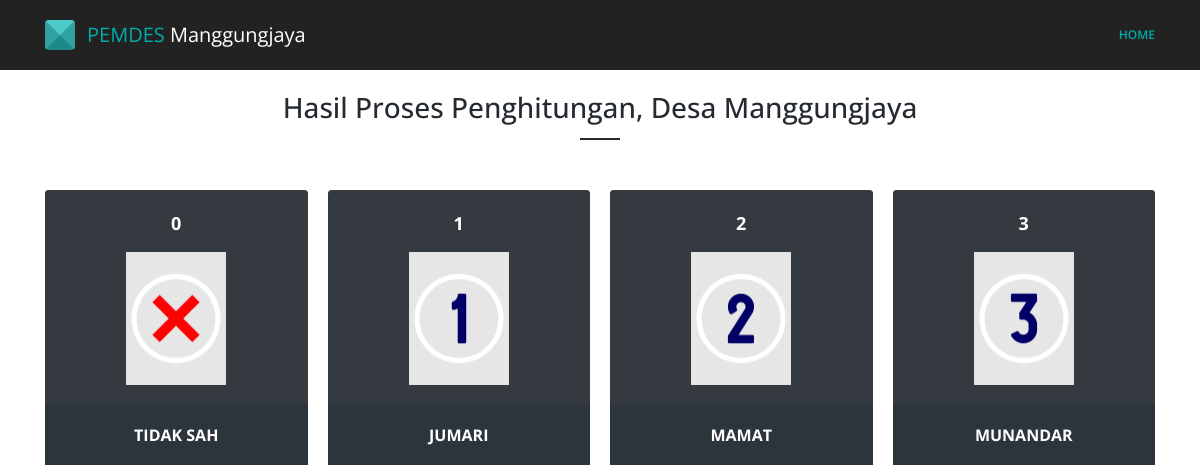
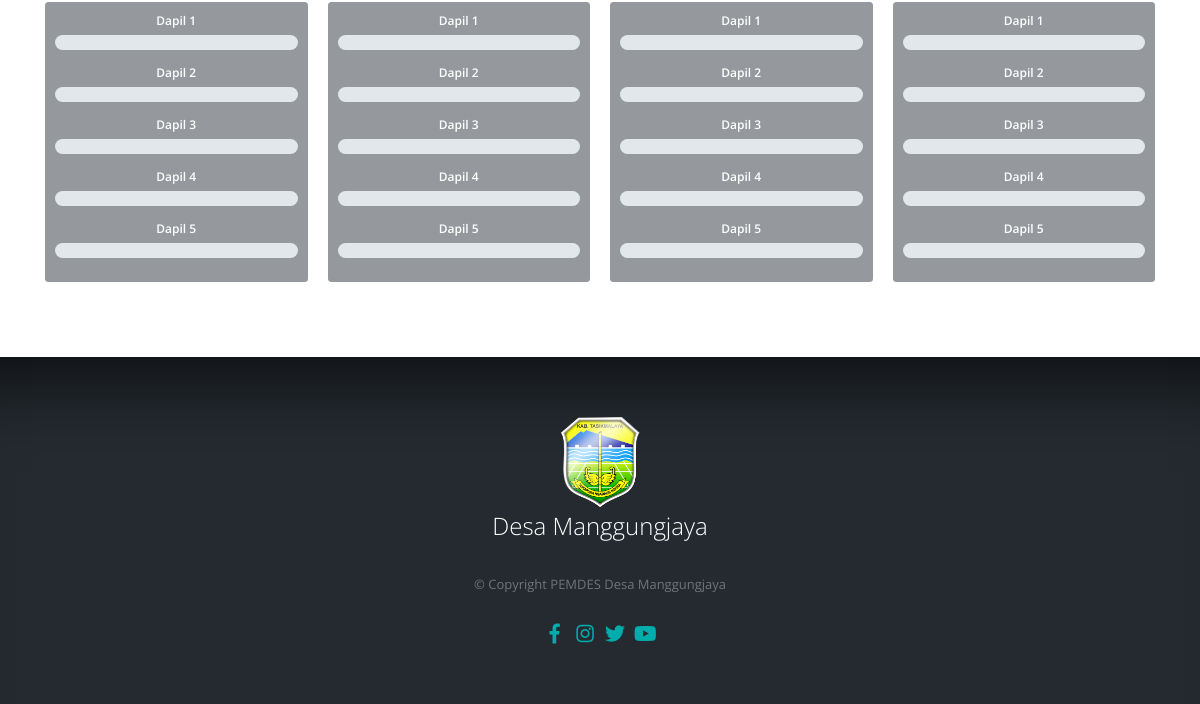
Page /index.php/penghitungan on the earlier database version (2 pictures, top to bottom).
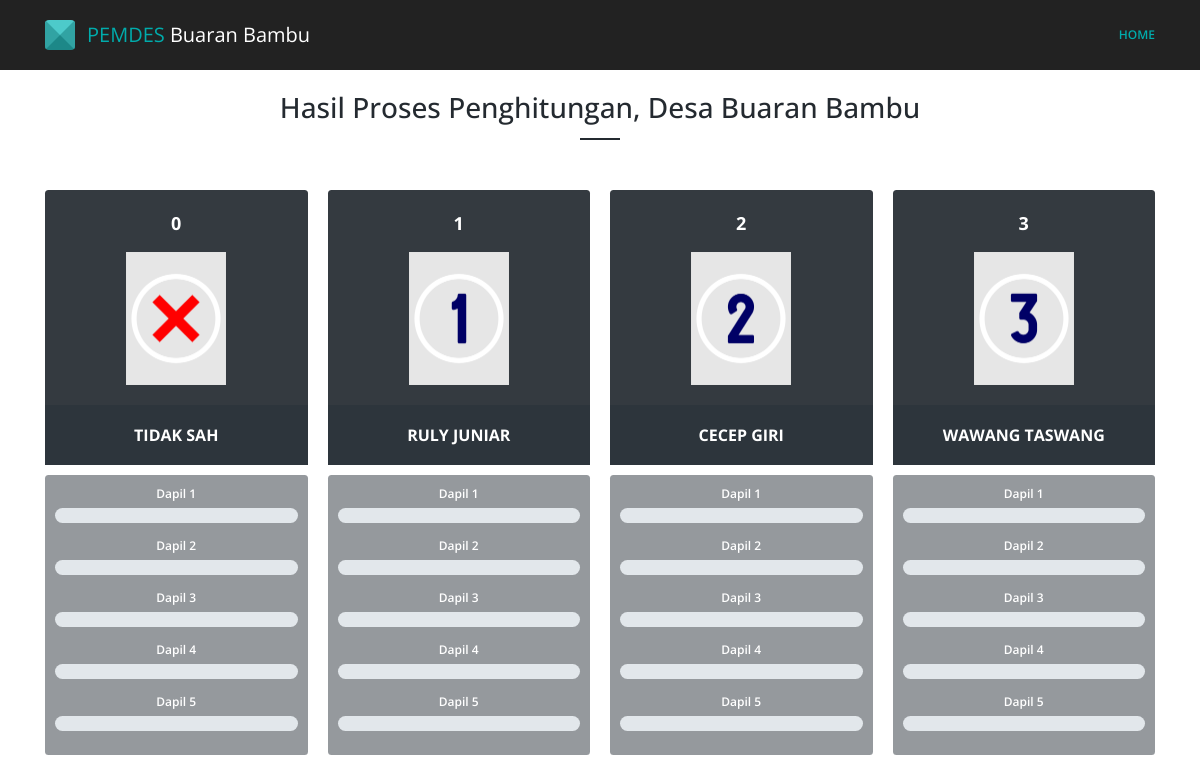
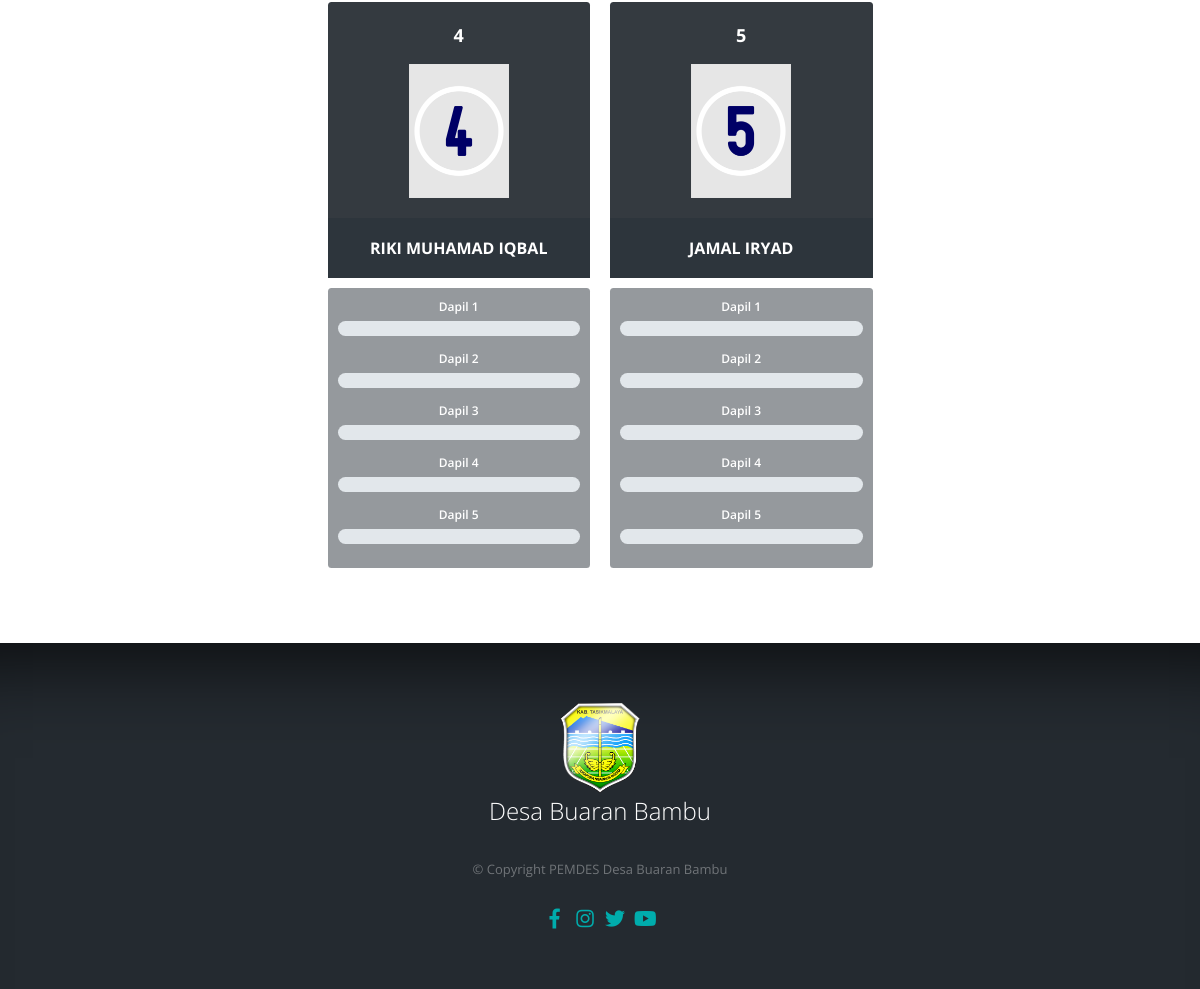
Same page on the later database version (2 pictures, top to bottom).
### tables this page shows
CREATE TABLE `config` (
  `id` int(11) NOT NULL,
  `app_status` tinyint(4) NOT NULL DEFAULT 1,
  `desa_kode` varchar(14) NOT NULL,
  `und_yth` tinyint(4) NOT NULL DEFAULT 1,
  `sistem` varchar(24) NOT NULL,
  `dig_no_und` tinyint(3) NOT NULL,
  `antri` int(11) NOT NULL,
  `per_dapil` tinyint(4) NOT NULL DEFAULT 1 COMMENT 'kehadiran per dapil',
  `qr_code` tinyint(4) NOT NULL,
  `bar_code` tinyint(4) NOT NULL,
  `sis_pem` varchar(12) NOT NULL DEFAULT 'Desa',
  `sis_kabkot` varchar(12) NOT NULL DEFAULT 'Kabupaten',
  `desa` varchar(32) NOT NULL,
  `kec` varchar(32) NOT NULL,
  `kabkot` varchar(32) NOT NULL,
  `prop` varchar(16) NOT NULL,
  `logo_kab` varchar(256) NOT NULL,
  `logo_fav` varchar(256) NOT NULL,
  `sis_hitung` tinyint(4) NOT NULL DEFAULT 1 COMMENT '1:manual,2:rkp'
);

CREATE TABLE `pilkades_calon` (
  `id` int(11) NOT NULL,
  `nomor` tinyint(4) NOT NULL,
  `nama_calon` varchar(64) NOT NULL,
  `gender` tinyint(4) NOT NULL DEFAULT 1,
  `alamat` varchar(128) NOT NULL,
  `lahir_tmp` varchar(32) NOT NULL,
  `lahir_tgl` date NOT NULL,
  `sts_nikah` tinyint(4) NOT NULL,
  `pekerjaan` varchar(32) NOT NULL,
  `pend_tingkat` varchar(16) NOT NULL,
  `pend_nama` varchar(64) NOT NULL,
  `pend_thn` varchar(4) NOT NULL,
  `photo` varchar(128) NOT NULL,
  `nama_pasangan` varchar(64) NOT NULL,
  `color` varchar(16) NOT NULL
);

CREATE TABLE `pilkades_dapil` (
  `id` int(11) NOT NULL,
  `uid` tinyint(4) NOT NULL,
  `dapil` varchar(32) NOT NULL,
  `uid_khadir` varchar(64) NOT NULL,
  `uid_phitung` varchar(64) NOT NULL,
  `aktif` tinyint(4) NOT NULL DEFAULT 1
);

### application/controllers/Penghitungan.php (called while the page is built, shortened)
<?php
class Penghitungan extends CI_Controller {
	public function index()
	{
      $data['calon']    =  $this->Query->select_where('pilkades_calon', array('id','nomor', 'nama_calon', 'photo'), array(), 0,20, 'nomor ASC');
		$this->load->view('penghitungan/Index_html', $data);
   }
}

### index.php (called while the page is built, shortened)
<?php
require_once BASEPATH.'core/CodeIgniter.php';

### application/models/Query.php (called while the page is built, shortened)
<?php if ( ! defined('BASEPATH')) exit('No direct script access allowed');
class Query extends CI_Model {
    public function select_where($table, $select, $where, $start, $limit, $order_by){
        $this->db->select($select);
        $this->db->from($table);
        $this->db->where($where);
        $this->db->order_by($order_by);
    	$this->db->limit($limit, $start);
        $result = $this->db->get();
        return $result;
    }
}

### application/views/penghitungan/Index_html.php (the view, shortened to what this page needs)
<?php
	$get 			= $this->Query->select_where('config', array('*'), array(),0,1,'id ASC')->row();
	$desa 		= $get->desa;
	$kabkot 		= $get->kabkot;
	$sis_pem 	= $get->sis_pem;
	$logo_kab 	= $get->logo_kab;
?>
<!DOCTYPE html>
<html lang="en">
<head>
<link href="<?php echo base_url();?>themes/plugins/bootstrap/css/bootstrap.min.css" rel="stylesheet" />
<link href="<?php echo base_url();?>themes/plugins/font-awesome/css/all.min.css" rel="stylesheet" />
<link href="<?php echo base_url();?>themes/plugins/animate/animate.min.css" rel="stylesheet" />
<link href="<?php echo base_url();?>themes/plugins/fancybox-master/dist/jquery.fancybox.min.css" rel="stylesheet" />
<link href="<?php echo base_url();?>themes/frontend/css/one-page-parallax/style.min.css" rel="stylesheet" />
<link href="<?php echo base_url();?>themes/frontend/css/one-page-parallax/style-responsive.min.css" rel="stylesheet" />
<link href="<?php echo base_url();?>themes/frontend/css/one-page-parallax/theme/default.css" id="theme" rel="stylesheet" />
</head>
<body data-spy="scroll" data-target="#header" data-offset="51">
	<div id="page-container" class="fade">
		<div id="header" class="header navbar navbar-inverse navbar-fixed-top">
			<div class="container">
				<div class="navbar-header">
					<a href="<?php echo base_url('home');?>" class="navbar-brand">
						<span class="brand-logo"></span>
						<span class="brand-text">
							<span class="text-theme">PEMDES</span> <?php echo $desa;?>
						</span>
					</a>
				</div>
				<div class="collapse navbar-collapse" id="header-navbar">
					<ul class="nav navbar-nav navbar-right">
						<li class="nav-item dropdown">
							<a class="nav-link active" href="#home" data-click="scroll-to-target" data-scroll-target="<?php echo base_url();?>#home">HOME</a>
						</li>
					</ul>
				</div>
			</div>
		</div>
      <div id="perangkat" class="content bg-dark-lighter m-t-30" data-scrollview="true">
			<div class="container">
				<h2 class="content-title">Hasil Proses Penghitungan, <?php echo $sis_pem . ' '. $desa;?></h2>
				<div class="row d-flex justify-content-center">
            <?php
               $get_dapil = $this->Query->select_where('pilkades_dapil', array('*'), array(),0,20, 'uid ASC')->result_array();
               foreach ($calon->result_array() as $key => $value) {
            ?>
               <div class="col-lg-3 col-md-6 col-sm-12">
						<div class="team rounded p-0 m-t-20 bg-dark text-white">
                     <div class="p-20">
                     <div class="title text-white f-s-18 f-w-700"><?php echo $value['nomor'];?></div>
                     <img src="<?php echo base_url('assets/img/user/c'. $value['nomor'] .'.png');?>" width="100px" alt="Ryan Teller">
                     </div>
                     <h4 class="name f-s-16 f-w-700 text-truncate bg-black text-white p-20"><?php echo strtoupper($value['nama_calon']);?></h4>
                  </div>
                     <div class="info rounded m-t-10 bg-black-transparent-5 p-10">
                        <div class="skills">
                        <?php foreach ($get_dapil as $ky => $row) { ?>
                           <div class="skills-name text-white text-center"><?php echo $row['dapil'];?></div>
                           <div class="progress mb-3">
                           </div>
                        <?php } ?>
                        </div>
							</div>
					</div>
            <?php } ?>
            </div>
			</div>
		</div>
		<div id="footer" class="footer">
			<div class="container">
				<div class="footer-brand">
					<div class=""><img src="<?php echo base_url('assets/img/logo/'.$logo_kab);?>"  alt="icon-kabupaten-<?php echo strtolower($kabkot);?>" width="80px"></div>
					<?php echo $sis_pem . ' '. $desa;?>
				</div>
				<p>
					&copy; Copyright PEMDES <?php echo $sis_pem . ' '. $desa;?>
				</p>
				<p class="social-list">
					<a href="#"><i class="fab fa-facebook-f fa-fw"></i></a>
					<a href="#"><i class="fab fa-instagram fa-fw"></i></a>
					<a href="#"><i class="fab fa-twitter fa-fw"></i></a>
					<a href="#"><i class="fab fa-youtube fa-fw"></i></a>
				</p>
			</div>
		</div>
	</div>
</body>
</html>

### themes/frontend/css/one-page-parallax/theme/default.css (style rules this page uses)
.header.navbar .navbar-nav > li.active > a, .header.navbar .navbar-nav > li > a.active, .header.navbar .navbar-nav > li > a:hover, .header.navbar.navbar-default .navbar-nav > li.active > a, .header.navbar.navbar-default .navbar-nav > li > a.active, .header.navbar.navbar-default .navbar-nav > li > a:hover, .header.navbar.navbar-transparent .navbar-nav > li.active > a, .header.navbar.navbar-transparent .navbar-nav > li > a.active, .header.navbar.navbar-transparent .navbar-nav > li > a:hover, .header.navbar.navbar-inverse .navbar-nav > li.active > a, .header.navbar.navbar-inverse .navbar-nav > li > a.active, .header.navbar.navbar-inverse .navbar-nav > li > a:hover, .header.navbar.navbar-transparent.navbar-small .navbar-nav > li.active > a, .header.navbar.navbar-transparent.navbar-small .navbar-nav > li > a.active, .header.navbar.navbar-transparent.navbar-small .navbar-nav > li > a:hover, .text-theme, .navbar-nav .dropdown-menu > li.active > a, .navbar-nav .dropdown-menu > li > a:hover, .navbar-nav .dropdown-menu .dropdown-item:hover, .navbar-nav .dropdown-menu .dropdown-item.active, .pricing-table .price .price-number, a { color: #00acac; }
.brand-logo, .footer .footer-brand-logo { border-color: #4DCACA #31A3A3 #1D8888; }

Differences in the rows shown:
removed pilkades_calon: nomor "3", nama_calon "MUNANDAR", pilkades_dapil (dapil "Dapil 1"), pilkades_dapil (dapil "Dapil 2"), pilkades_dapil (dapil "Dapil 3"), pilkades_dapil (dapil "Dapil 4"), pilkades_dapil (dapil "Dapil 5")
changed config "Desa": desa "Manggungjaya" → "Buaran Bambu"
changed pilkades_calon: nama_calon "JUMARI" → "RULY JUNIAR"
changed pilkades_calon: nama_calon "MAMAT" → "CECEP GIRI"
added pilkades_calon: nomor "3", nama_calon "WAWANG TASWANG", pilkades_dapil (dapil "Dapil 1"), pilkades_dapil (dapil "Dapil 2"), pilkades_dapil (dapil "Dapil 3"), pilkades_dapil (dapil "Dapil 4"), pilkades_dapil (dapil "Dapil 5")
added pilkades_calon: nomor "4", shows a picture, nama_calon "RIKI MUHAMAD IQBAL", pilkades_dapil (dapil "Dapil 1"), pilkades_dapil (dapil "Dapil 2"), pilkades_dapil (dapil "Dapil 3"), pilkades_dapil (dapil "Dapil 4"), pilkades_dapil (dapil "Dapil 5")
added pilkades_calon: nomor "5", shows a picture, nama_calon "JAMAL IRYAD", pilkades_dapil (dapil "Dapil 1"), pilkades_dapil (dapil "Dapil 2"), pilkades_dapil (dapil "Dapil 3"), pilkades_dapil (dapil "Dapil 4"), pilkades_dapil (dapil "Dapil 5")
